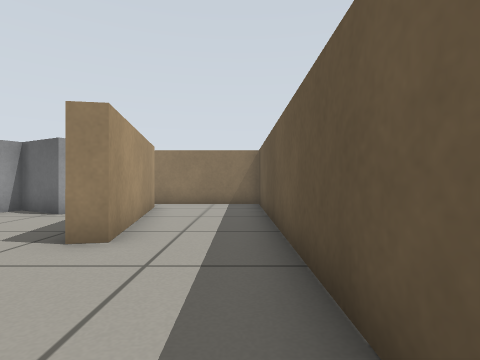
View 1 (above)

14 first-person views from a walk through a robot-simulator world made for Gazebo. The camera is 0.45 m above the floor, looks level and sees 80° across. The floor is counted in squares, 0.5 m on a side. Each view is taken from the middle of a square. On the plan, view 1 faces up. The plan holds only what a view shows up to about 11 squares ahead; the rest is blank.

View 2
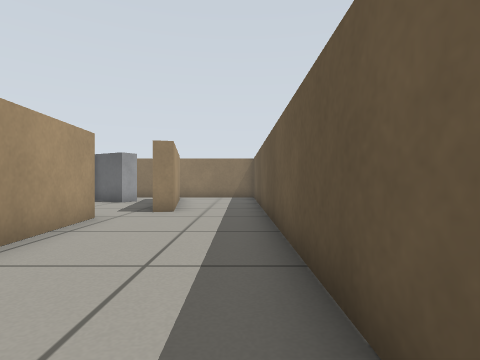

View 3
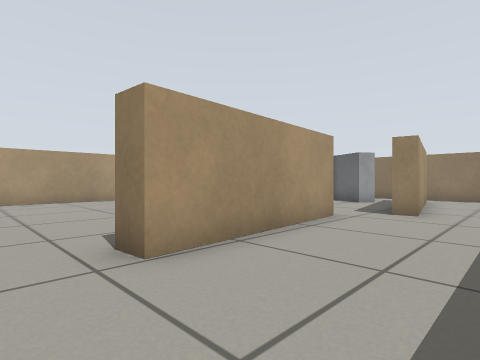

View 4
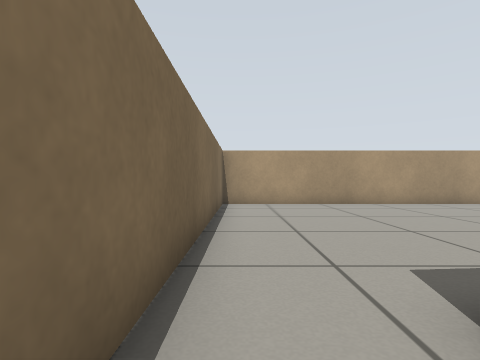

View 5
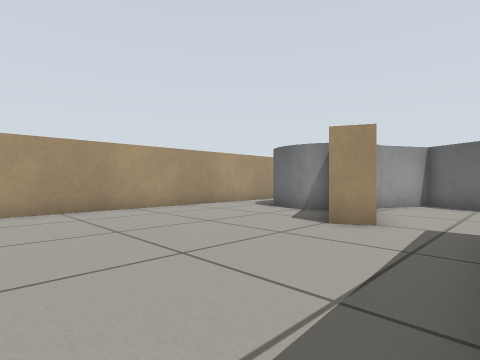

View 6
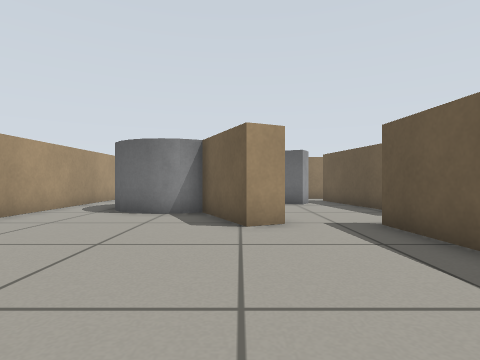

View 7
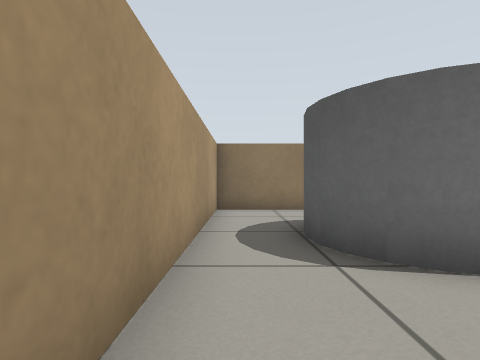

View 8
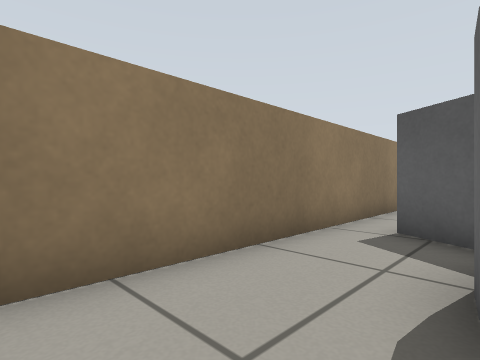

View 9
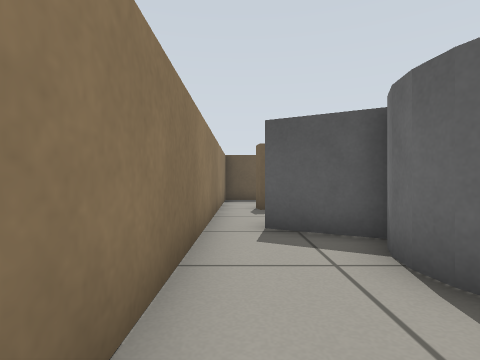

View 10
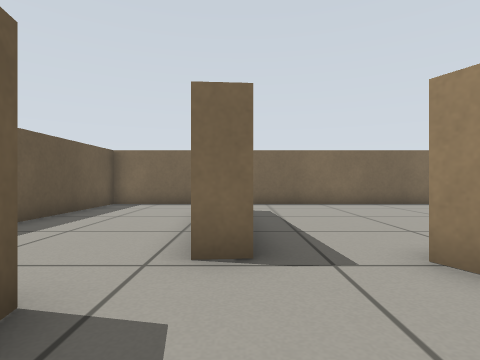

View 11
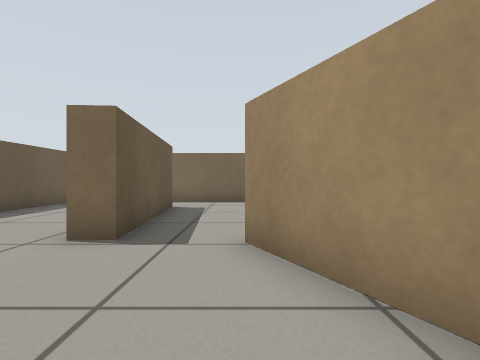

View 12
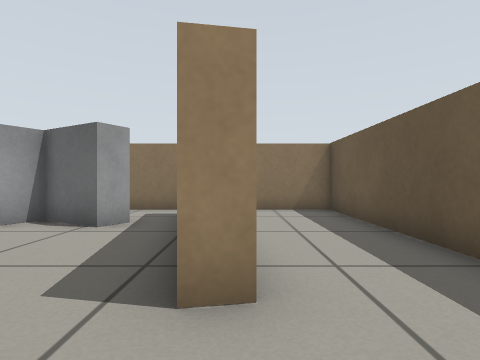

View 13
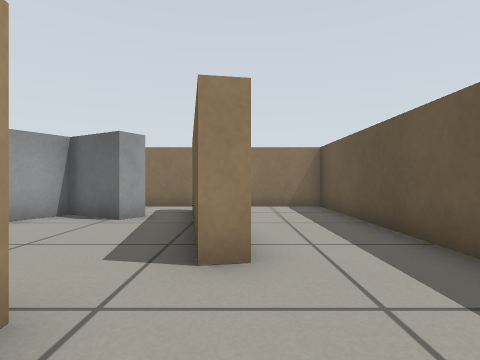

View 14
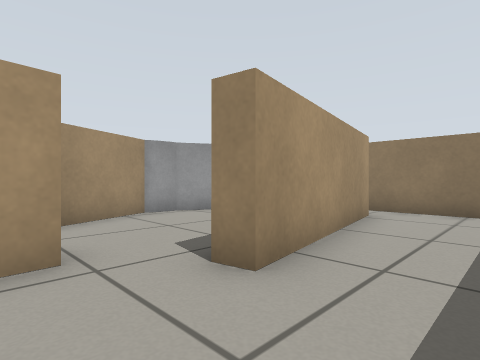

### Floor plan
Key: @ floor where view 1 was taken; # wall or solid block; . floor; B grey box; C grey cylinder.
Columns run from 13 left of view 1 to 1 right of it. Each row starts with its distance up from view 1.
 11 ###############
 10 #.............#
  9 #.....BB..#...#
  8 #..CCBBBB.#...#
  7 #.C   B...#...#
  6 #.C  C....##..#
  5 #..CC##....#..#
  4 #.....#....#..#
  3 #.....#.......#
  2 #........#....#
  1 #........#....#
  0 #........##..@#
 -1 #........##...#
 -2 #........##...#
 -3 #.............#
 -4 #.............#
 -5 ###############

Positions as (right, up) in squares from view 1, and headings:
1: (0, 0), facing up
2: (0, -4), facing up
3: (0, -4), facing up-left
4: (-2, -4), facing left
5: (-4, -3), facing up-left
6: (-7, -3), facing up
7: (-12, 2), facing up
8: (-12, 8), facing up-right
9: (-12, 10), facing right
10: (-4, 6), facing down
11: (-6, 7), facing down
12: (-2, 2), facing up
13: (-2, 1), facing up
14: (0, 2), facing up-left
